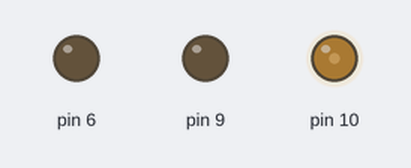
The sketch below on a simulated Arduino Uno, built with avr-gcc and run on an emulated ATmega328P. Parts: output pins drawn as LEDs (lit = HIGH).

Above: at 0.15 s.
At 4.96 s:
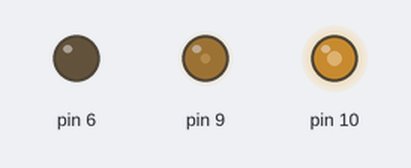
At 10.07 s:
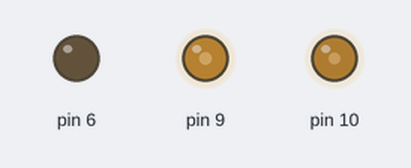
At 19.7 s:
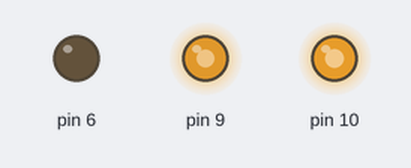
At 29.63 s:
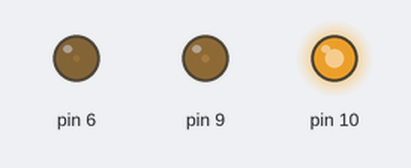
At 39.55 s:
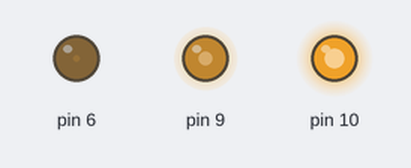
Timing chart, 0 to 40.0 s (numbered marks = the images above):
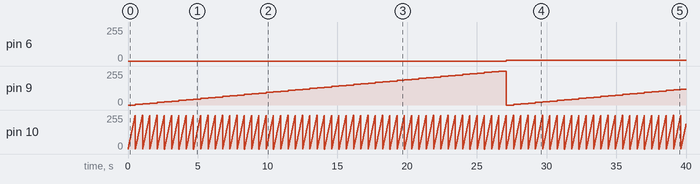

The sketch:

RGBLed.ino
```cpp
 void setup()  {

}
void loop()  {


  for(int b = 0 ; b <= 255; b=b+5)
  {
      for(int g = 0 ; g <= 255; g=g+5)
    {
      for(int r= 0 ; r <= 255; r=r+5)
       {
        analogWrite(6, b);
        analogWrite(9, g);
        analogWrite(10, r);
        delay(10);

      }
    }
  }

}
```

Measured:
- by itself, pin 6: 0/255 → 5/255 at 27.1 s
- by itself, pin 9: 0/255 → 5/255 at 0.52 s, → 10/255 0.52 s later, → 15/255 0.52 s later, → 20/255 0.52 s later, … (76 changes in this stretch)
- by itself, pin 10: ramps from 0/255 to 255/255 and jumps back, once every 0.52 s
